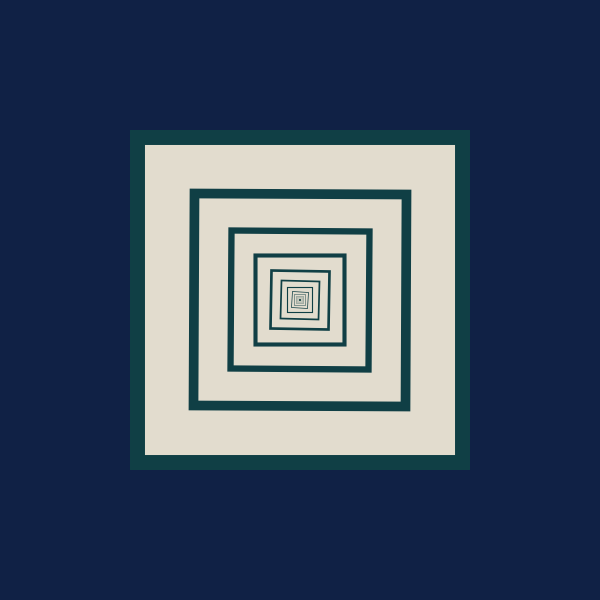
Frame 1 (no input)
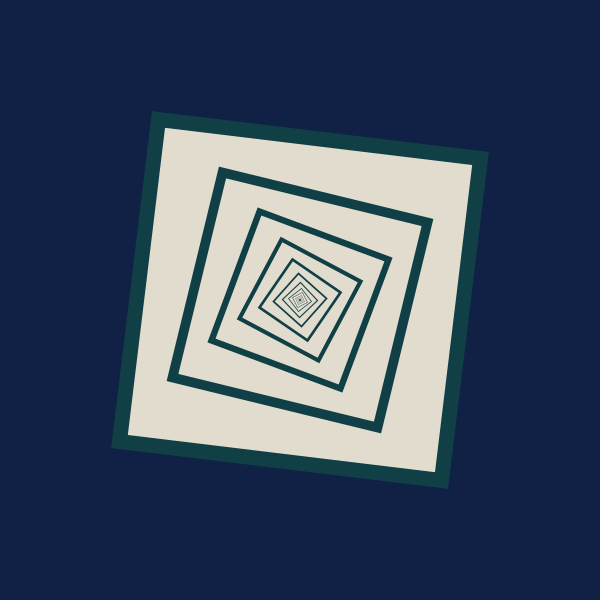
Frame 60 (the mouse pressed at the canvas centre just before this capture)
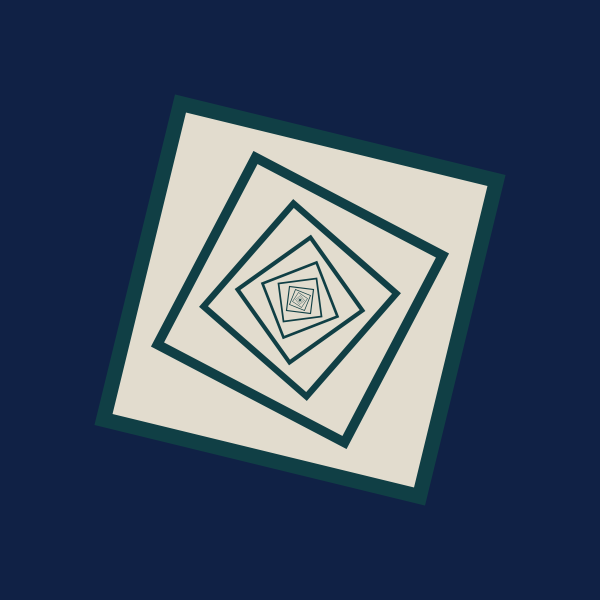
Frame 120 (the mouse held since frame 60 and released just before this capture)

The Processing sketch that drew these frames (run headless with seeded random() and noise(); from frame 60 on, the mouse is pressed at the canvas centre):

// Processing sketch: processing_147998
// ── processing_147998.pde

int counter;
float angle;
  
void setup()
{
  size(600,600);
}
  
void draw()
{
  background(16,33,69);
   
  // rotation angle
  angle += 0.002;
  
  strokeWeight(23);
  stroke(16,63,69);
  fill(226,220,206);
   
  // move coordinate origin to center of sketch window
  translate(width/2,height/2);
   
  // number of scaled rectangles
  for (int i=0; i<80; i++){
    rotate(angle);
    scale(0.65);
    rectMode(CENTER);
    rect(0,0,500,500);
  }
}
